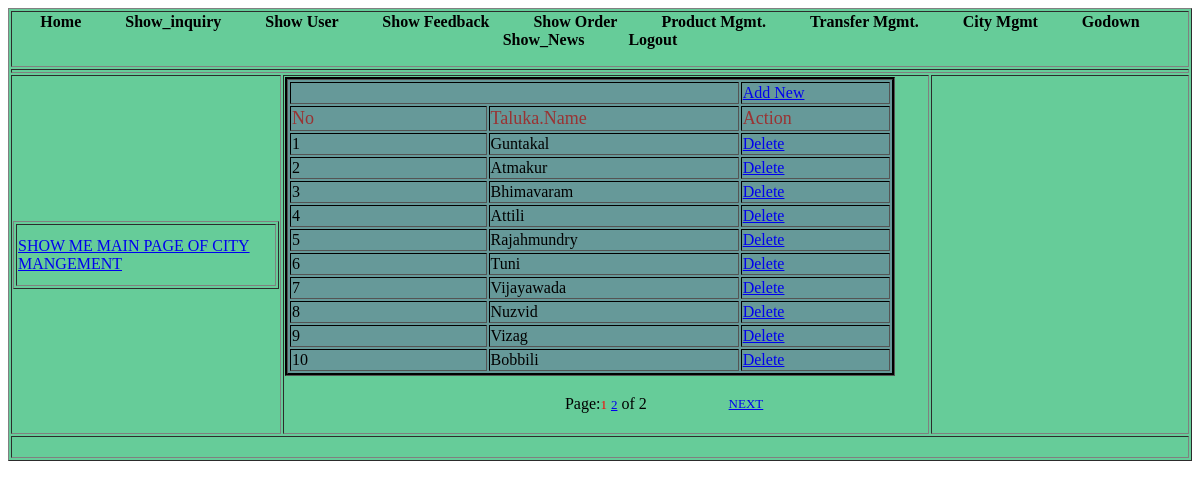
Screenshot of /Admin/show_city.php (signed in) with the database file from the repository.
### tables this page shows
CREATE TABLE IF NOT EXISTS `village_mngt` (
  `vid` int(11) NOT NULL AUTO_INCREMENT,
  `did` int(10) NOT NULL,
  `village` varchar(20) NOT NULL,
  PRIMARY KEY (`vid`)
);

### Admin/show_city.php (the view, shortened to what this page needs)
<!DOCTYPE html PUBLIC "-//W3C//DTD XHTML 1.0 Transitional//EN" "http://www.w3.org/TR/xhtml1/DTD/xhtml1-transitional.dtd">
<html xmlns="http://www.w3.org/1999/xhtml">
<head>
<link rel="stylesheet" type="text/css" href="styles.css" />
</head>
<?php
$page_name="show_city.php";
if(!isset($_REQUEST["start"]))
{
	$start = 0;
}
else
{
	$start = $_REQUEST["start"];
}
		$eu = ($start - 0);
		$limit = 10;
		$this1 = $eu + $limit;
		$next = $eu + $limit;
?>
<body>
<table width="100%" border="1" class="background">
  <tr>
    <td colspan="3"><?php include("header.php");?></td>
  </tr>
  <tr>
    <td colspan="3" align="center"><?php
	  ?></td>
  </tr>
  <tr>
    <td width="23%"><table width="100%" border="1">
      <tr>
        <td height="58"><a href="show_city_mgnt.php">SHOW ME MAIN PAGE OF CITY MANGEMENT </a></td>
      </tr>
    </table></td>
    <td width="55%"><table width="95%" border="1" class="table">
      <tr>
        <td colspan="2"
		  >&nbsp;</td>
        <td width="25%"><a href="add_taluka.php">Add New </a></td>
      </tr>
      <tr>
        <td width="33%" class="font">No</td>
        <td width="42%" class="font">Taluka.Name </td>
        <td class="font">Action</td>
      </tr>
		      <?php
	$i=1;
	$sql2 = "select * from village_mngt";
	$fetch = mysql_query($sql2) or die("query failed");
	$nume = mysql_num_rows($fetch);
	$sql_group=mysql_query("select * from village_mngt order by vid desc limit $eu,$limit ");
	if(mysql_num_rows($sql_group)>0)
	{
	while($data=mysql_fetch_array($sql_group))
	{
	?>
      <tr>
        <td><?php echo $i;?></td>
        <td><?php echo $data['village'];?></td>
        <td><a href="del_district.php?did=<?php echo $data['vid'];?>">Delete</a></td>
      </tr>
      <?php
		 $i++;
		 }
		 ?>
    </table>
    <p>
      <?php
echo "<table align = 'center' width='50%'><tr><td  align='left' width='30%'>";
	echo "</td><td align=center width='40%'>Page:";
	$l=1;
	$total=0;
	for($i=0;$i < $nume;$i=$i+$limit)
	{
		if($i <> $eu)
		{
			echo " <a href='$page_name?start=$i'><font face='Verdana' size='2'>$l</font></a> ";
		}
		else
		{
			echo "<font face='Verdana' size='2' color=red>$l</font>";
		}
		$l=$l+1;
		$total = $total+1;
	}
echo " of $total</td><td  align='right' width='40%'>";
if($this1 < $nume)
{
	echo "<a href='$page_name?start=$next'><font face='Verdana' size='2'>NEXT</font></a>";}
	echo "</td></tr></table>";
}
?>
	</p></td>
    <td width="22%">&nbsp;</td>
  </tr>
  <tr>
    <td colspan="3">&nbsp;</td>
  </tr>
</table>
</body>
</html>

### Admin/styles.css (style rules this page uses)
.background { background-color:#66CC99; }
.table { background-color: #669999; border:#000000 groove; }
.font { font:Georgia, "Times New Roman", Times, serif; font-size:18px; color: #993333; }

### rows the page displays
village_mngt: village "Guntakal"
village_mngt: village "Atmakur"
village_mngt: village "Bhimavaram"
village_mngt: village "Attili"
village_mngt: village "Rajahmundry"
village_mngt: village "Tuni"
village_mngt: village "Vijayawada"
village_mngt: village "Nuzvid"
village_mngt: village "Vizag"
village_mngt: village "Bobbili"

### other values shown
$total "2"
